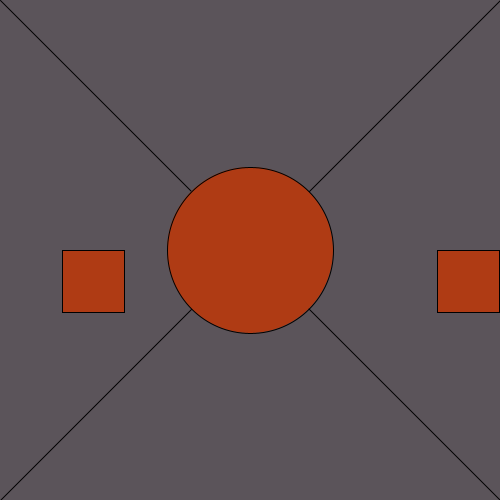
Frame 1 (no input)
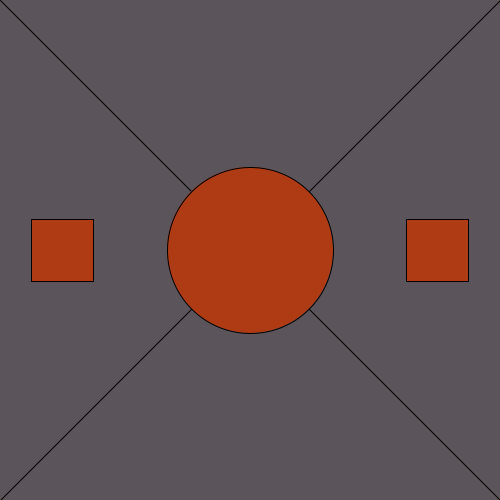
Frame 60 (the mouse pressed at the canvas centre just before this capture)
Frame 120 (the mouse held since frame 60 and released just before this capture): identical to frame 60, image omitted

The Processing sketch that drew these frames (run headless with seeded random() and noise(); from frame 60 on, the mouse is pressed at the canvas centre):

// Processing sketch: Exercise_4_5
// ── Exercise_4_5.pde
void setup() {
  size(500,500);
}


void draw() {
  background(91,84,90);
  stroke(0);
  fill(175,59,20);
  
  line(0,0,width,height);// line 1
  line(width,0,0,height);// line 2 
  
  rect(width/8,height/2,width/8,height/8);// rect on left
  rect(7*width/8,height/2,width/8,height/8); // rect on right
  
  rectMode(CENTER);
  ellipse(width/2,height/2,width/3,height/3);// ellispe in center
  
}
